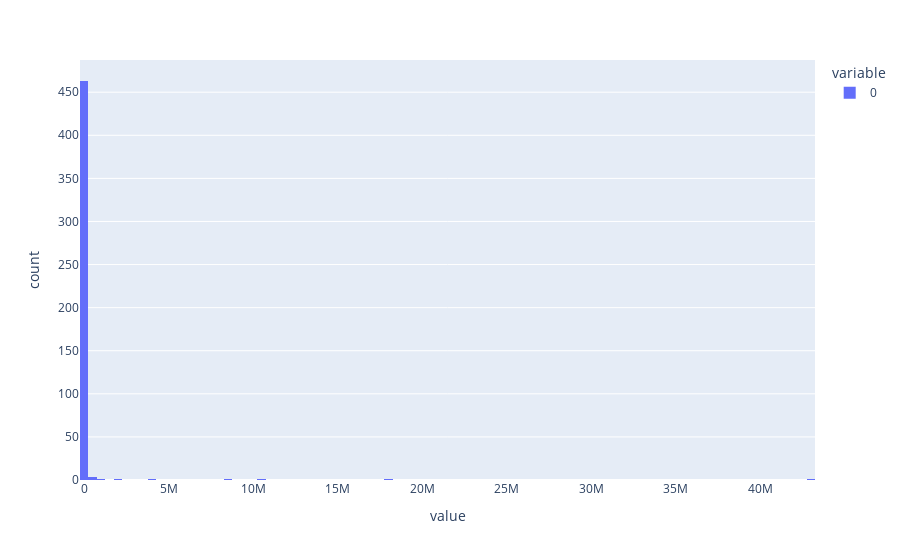

Here is the notebook cell this chart was saved with:
### Code cell
px.histogram(z)

### Figure 1 — Plotly figure (JSON) as saved in the notebook; plotly's stock layout.template omitted (floating-point values rounded to 4 significant figures; data arrays with more than 128 entries replaced by an {"elided": "..."} marker saying what was removed)
{"data": [{"alignmentgroup": "True", "bingroup": "x", "hovertemplate": "variable=0<br>value=%{x}<br>count=%{y}<extra></extra>", "legendgroup": "0", "marker": {"color": "#636efa", "pattern": {"shape": ""}}, "name": "0", "offsetgroup": "0", "orientation": "v", "showlegend": true, "type": "histogram", "x": {"elided": "474 float values"}, "xaxis": "x", "yaxis": "y"}], "layout": {"barmode": "relative", "legend": {"title": {"text": "variable"}, "tracegroupgap": 0}, "margin": {"t": 60}, "xaxis": {"anchor": "y", "domain": [0, 1], "title": {"text": "value"}}, "yaxis": {"anchor": "x", "domain": [0, 1], "title": {"text": "count"}}}}
